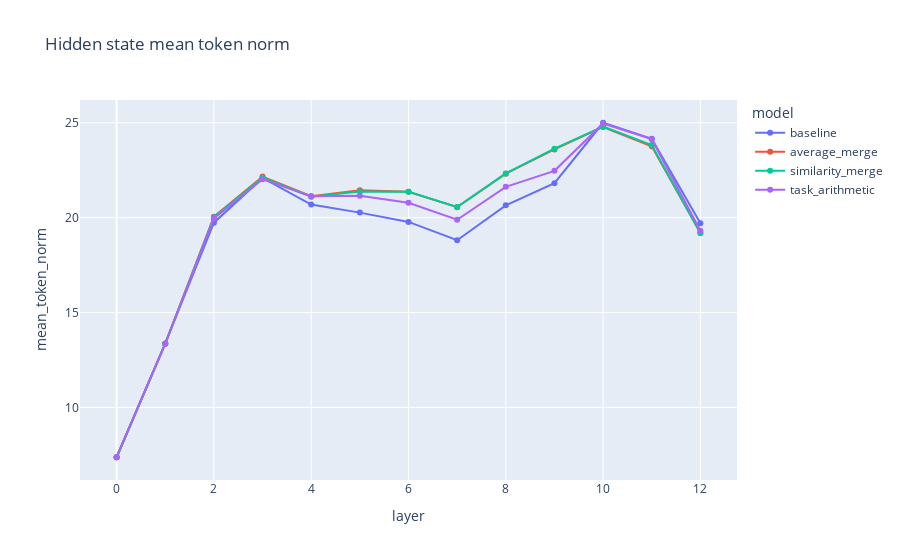

The code cell stored with this chart in its notebook:
### Code cell
if not hidden_df.empty:
    fig = px.line(
        hidden_df,
        x="layer",
        y="mean_token_norm",
        color="model",
        markers=True,
        title="Hidden state mean token norm",
    )
    fig.show()

### Figure 1 — Plotly figure (JSON) as saved in the notebook; plotly's stock layout.template omitted (floating-point values rounded to 4 significant figures)
{"data": [{"hovertemplate": "model=baseline<br>layer=%{x}<br>mean_token_norm=%{y}<extra></extra>", "legendgroup": "baseline", "line": {"color": "#636efa", "dash": "solid"}, "marker": {"symbol": "circle"}, "mode": "lines+markers", "name": "baseline", "orientation": "v", "showlegend": true, "type": "scatter", "x": [0, 1, 2, 3, 4, 5, 6, 7, 8, 9, 10, 11, 12], "xaxis": "x", "y": [7.381, 13.37, 19.74, 22.09, 20.69, 20.27, 19.78, 18.81, 20.65, 21.81, 25.0, 24.16, 19.7], "yaxis": "y"}, {"hovertemplate": "model=average_merge<br>layer=%{x}<br>mean_token_norm=%{y}<extra></extra>", "legendgroup": "average_merge", "line": {"color": "#EF553B", "dash": "solid"}, "marker": {"symbol": "circle"}, "mode": "lines+markers", "name": "average_merge", "orientation": "v", "showlegend": true, "type": "scatter", "x": [0, 1, 2, 3, 4, 5, 6, 7, 8, 9, 10, 11, 12], "xaxis": "x", "y": [7.38, 13.36, 20.05, 22.17, 21.13, 21.44, 21.36, 20.55, 22.32, 23.6, 24.78, 23.76, 19.19], "yaxis": "y"}, {"hovertemplate": "model=similarity_merge<br>layer=%{x}<br>mean_token_norm=%{y}<extra></extra>", "legendgroup": "similarity_merge", "line": {"color": "#00cc96", "dash": "solid"}, "marker": {"symbol": "circle"}, "mode": "lines+markers", "name": "similarity_merge", "orientation": "v", "showlegend": true, "type": "scatter", "x": [0, 1, 2, 3, 4, 5, 6, 7, 8, 9, 10, 11, 12], "xaxis": "x", "y": [7.381, 13.36, 20.02, 22.1, 21.1, 21.38, 21.36, 20.56, 22.33, 23.63, 24.8, 23.83, 19.19], "yaxis": "y"}, {"hovertemplate": "model=task_arithmetic<br>layer=%{x}<br>mean_token_norm=%{y}<extra></extra>", "legendgroup": "task_arithmetic", "line": {"color": "#ab63fa", "dash": "solid"}, "marker": {"symbol": "circle"}, "mode": "lines+markers", "name": "task_arithmetic", "orientation": "v", "showlegend": true, "type": "scatter", "x": [0, 1, 2, 3, 4, 5, 6, 7, 8, 9, 10, 11, 12], "xaxis": "x", "y": [7.381, 13.36, 19.95, 22.02, 21.12, 21.15, 20.79, 19.89, 21.63, 22.47, 24.96, 24.13, 19.31], "yaxis": "y"}], "layout": {"legend": {"title": {"text": "model"}, "tracegroupgap": 0}, "title": {"text": "Hidden state mean token norm"}, "xaxis": {"anchor": "y", "domain": [0, 1], "title": {"text": "layer"}}, "yaxis": {"anchor": "x", "domain": [0, 1], "title": {"text": "mean_token_norm"}}}}
